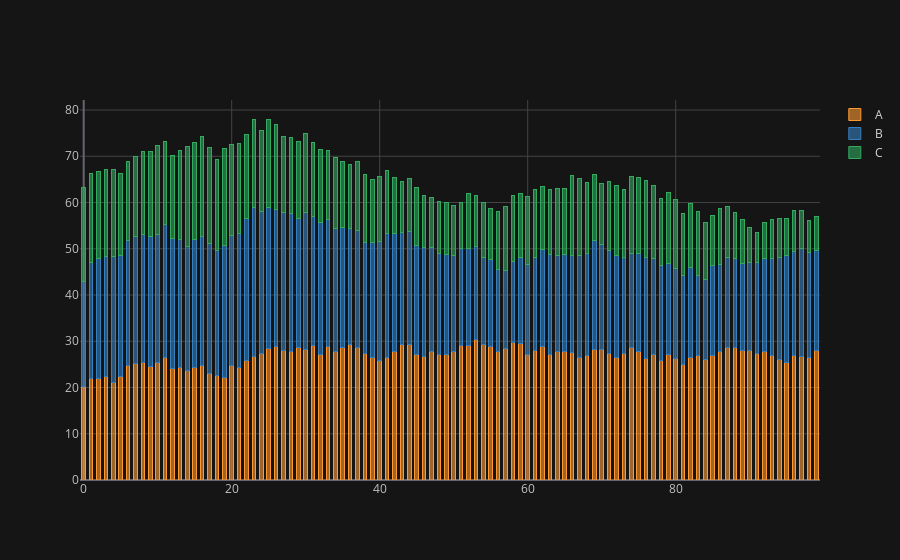

Notebook code cell kept with this figure:
### Code cell
cf.set_config_file(theme='solar')
df.iplot(kind='bar',barmode='stack',bargap=0.5)
